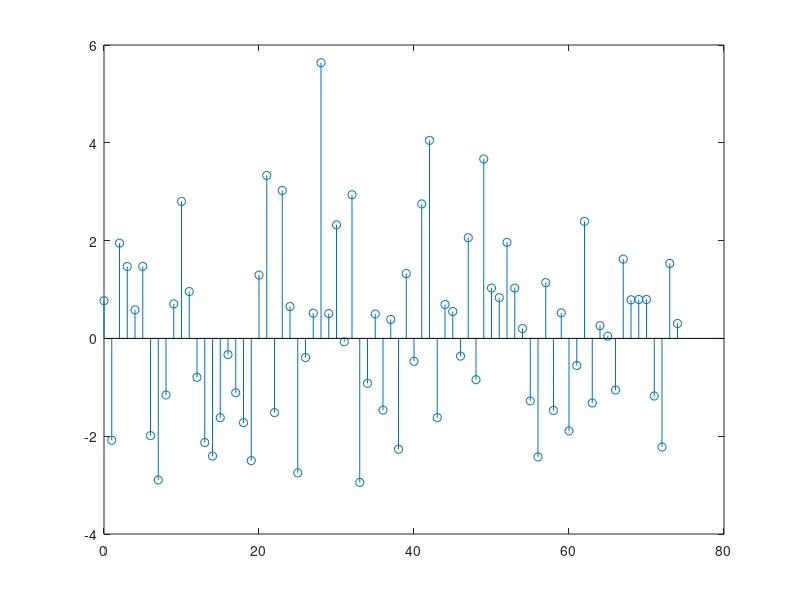

This chart was generated by the following MATLAB code: (Note: this script raises an error after producing the figure.)
% Program Q1_27
n = 0:74;
xmean = 0;	% mean of x
xstd = sqrt(3); % standard deviation of x rng(TshuffleT); % new syntax to seed generator
% generate the sequence
x = xstd*randn(1,length(n)) + xmean;
% setup the graph and plot
clf;	% Clear old graph
stem(n,x);	% Plot the generated sequence xmax = max(abs(x));
Ylim = round(2*(xmax+0.5))/2; axis([0 length(n) -Ylim Ylim]); grid;
title('TGaussian Random SequenceT'); 
xlabel('TTime index nT');
ylabel('TAmplitudeT');
axis;
